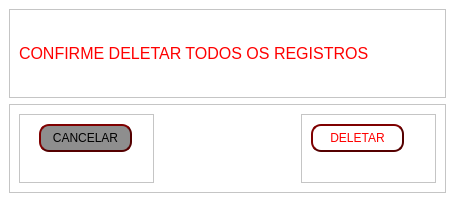
<?xml version="1.0" encoding="UTF-8"?>
<ui version="4.0">
 <class>MainWindow</class>
 <widget class="QMainWindow" name="MainWindow">
  <property name="geometry">
   <rect>
    <x>0</x>
    <y>0</y>
    <width>455</width>
    <height>224</height>
   </rect>
  </property>
  <property name="windowTitle">
   <string>Deleta Todos Registros</string>
  </property>
  <property name="styleSheet">
   <string notr="true">background-color: rgb(255, 255, 255);</string>
  </property>
  <widget class="QWidget" name="centralwidget">
   <layout class="QVBoxLayout" name="verticalLayout">
    <item>
     <widget class="QFrame" name="frame">
      <property name="frameShape">
       <enum>QFrame::StyledPanel</enum>
      </property>
      <property name="frameShadow">
       <enum>QFrame::Raised</enum>
      </property>
      <layout class="QVBoxLayout" name="verticalLayout_2">
       <item>
        <widget class="QLabel" name="label">
         <property name="font">
          <font>
           <pointsize>12</pointsize>
          </font>
         </property>
         <property name="styleSheet">
          <string notr="true">color: rgb(255, 0, 0);</string>
         </property>
         <property name="text">
          <string>CONFIRME DELETAR TODOS OS REGISTROS</string>
         </property>
        </widget>
       </item>
      </layout>
     </widget>
    </item>
    <item>
     <widget class="QFrame" name="frame_2">
      <property name="frameShape">
       <enum>QFrame::StyledPanel</enum>
      </property>
      <property name="frameShadow">
       <enum>QFrame::Raised</enum>
      </property>
      <layout class="QHBoxLayout" name="horizontalLayout">
       <item>
        <widget class="QFrame" name="frame_3">
         <property name="frameShape">
          <enum>QFrame::StyledPanel</enum>
         </property>
         <property name="frameShadow">
          <enum>QFrame::Raised</enum>
         </property>
         <widget class="QPushButton" name="btn_cancelar">
          <property name="geometry">
           <rect>
            <x>20</x>
            <y>10</y>
            <width>93</width>
            <height>28</height>
           </rect>
          </property>
          <property name="styleSheet">
           <string notr="true">background-color: rgb(142,142,142);
Color:rgb(0,0,0);
border: 2px solid #500;
 border-radius: 10px;
  border-style: outset;</string>
          </property>
          <property name="text">
           <string>CANCELAR</string>
          </property>
          <property name="default">
           <bool>true</bool>
          </property>
         </widget>
        </widget>
       </item>
       <item>
        <widget class="QWidget" name="widget" native="true"/>
       </item>
       <item>
        <widget class="QFrame" name="frame_4">
         <property name="frameShape">
          <enum>QFrame::StyledPanel</enum>
         </property>
         <property name="frameShadow">
          <enum>QFrame::Raised</enum>
         </property>
         <widget class="QPushButton" name="deletar">
          <property name="geometry">
           <rect>
            <x>10</x>
            <y>10</y>
            <width>93</width>
            <height>28</height>
           </rect>
          </property>
          <property name="styleSheet">
           <string notr="true">background-color: rgb(255,255,255);
color: rgb(255, 0, 0);
border: 2px solid #500;
 border-radius: 10px;
border-style: outset;</string>
          </property>
          <property name="text">
           <string>DELETAR</string>
          </property>
          <property name="default">
           <bool>true</bool>
          </property>
         </widget>
        </widget>
       </item>
      </layout>
     </widget>
    </item>
   </layout>
  </widget>
  <widget class="QMenuBar" name="menubar">
   <property name="geometry">
    <rect>
     <x>0</x>
     <y>0</y>
     <width>455</width>
     <height>26</height>
    </rect>
   </property>
  </widget>
  <widget class="QStatusBar" name="statusbar"/>
 </widget>
 <resources/>
 <connections/>
</ui>
